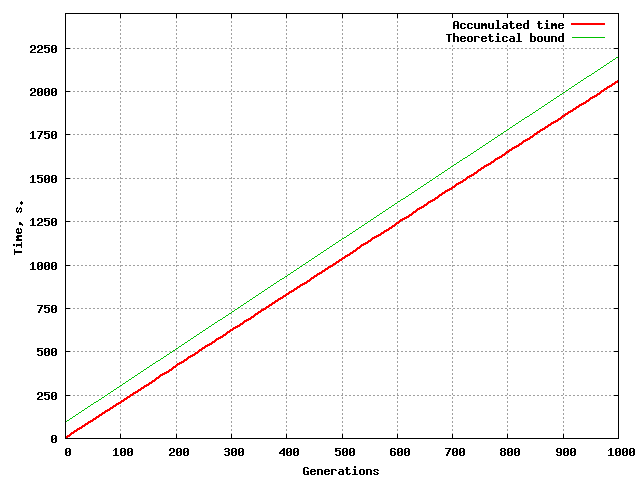

The gnuplot source for this figure:
set datafile separator "|"
set xrange [0:1000]
set xtics 100
set ytics 250
set grid
set xlabel "Generations"
set ylabel "Time, s."
show xlabel
show ylabel
set style line 1 lw 2
set style line 2 lw 1
plot 'Table.txt' using 1:5 smooth cspline ls 1 title sprintf("Accumulated time"), 'Table2.txt' using 1:2 smooth unique ls 2 title sprintf("Theoretical bound")
set yr [0:GPVAL_DATA_Y_MAX + 250]
replot
set term png medium
set output "Plot.png"
replot
set term windows